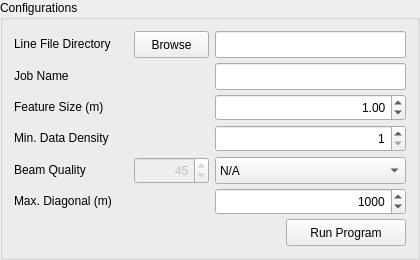
       <widget class="QGroupBox" name="confiGroup">
        <property name="sizePolicy">
         <sizepolicy hsizetype="Maximum" vsizetype="Maximum">
          <horstretch>0</horstretch>
          <verstretch>0</verstretch>
         </sizepolicy>
        </property>
        <property name="minimumSize">
         <size>
          <width>420</width>
          <height>260</height>
         </size>
        </property>
        <property name="maximumSize">
         <size>
          <width>420</width>
          <height>260</height>
         </size>
        </property>
        <property name="title">
         <string>Configurations</string>
        </property>
        <layout class="QGridLayout" name="gridLayout_2">
         <item row="0" column="0" colspan="2">
          <layout class="QGridLayout" name="gridLayout">
           <item row="4" column="0">
            <widget class="QLabel" name="label_10">
             <property name="text">
              <string>Beam Quality</string>
             </property>
            </widget>
           </item>
           <item row="0" column="0">
            <widget class="QLabel" name="label">
             <property name="text">
              <string>Line File Directory     </string>
             </property>
            </widget>
           </item>
           <item row="2" column="0">
            <widget class="QLabel" name="label_3">
             <property name="text">
              <string>Feature Size (m)</string>
             </property>
            </widget>
           </item>
           <item row="5" column="0">
            <widget class="QLabel" name="label_7">
             <property name="toolTip">
              <string/>
             </property>
             <property name="text">
              <string>Max. Diagonal (m)</string>
             </property>
            </widget>
           </item>
           <item row="1" column="0">
            <widget class="QLabel" name="label_2">
             <property name="text">
              <string>Job Name</string>
             </property>
            </widget>
           </item>
           <item row="2" column="2">
            <widget class="QDoubleSpinBox" name="inputFeature">
             <property name="minimumSize">
              <size>
               <width>0</width>
               <height>27</height>
              </size>
             </property>
             <property name="maximumSize">
              <size>
               <width>16777215</width>
               <height>27</height>
              </size>
             </property>
             <property name="alignment">
              <set>Qt::AlignRight|Qt::AlignTrailing|Qt::AlignVCenter</set>
             </property>
             <property name="minimum">
              <double>0.100000000000000</double>
             </property>
             <property name="maximum">
              <double>1000.000000000000000</double>
             </property>
             <property name="singleStep">
              <double>0.100000000000000</double>
             </property>
             <property name="value">
              <double>1.000000000000000</double>
             </property>
            </widget>
           </item>
           <item row="4" column="1">
            <widget class="QSpinBox" name="inputBeamDeg">
             <property name="enabled">
              <bool>false</bool>
             </property>
             <property name="minimumSize">
              <size>
               <width>0</width>
               <height>27</height>
              </size>
             </property>
             <property name="maximumSize">
              <size>
               <width>16777215</width>
               <height>27</height>
              </size>
             </property>
             <property name="toolTip">
              <string>&lt;html&gt;&lt;head/&gt;&lt;body&gt;&lt;p&gt;Max Beam Angle of Good Data&lt;/p&gt;&lt;/body&gt;&lt;/html&gt;</string>
             </property>
             <property name="alignment">
              <set>Qt::AlignRight|Qt::AlignTrailing|Qt::AlignVCenter</set>
             </property>
             <property name="maximum">
              <number>120</number>
             </property>
             <property name="singleStep">
              <number>5</number>
             </property>
             <property name="value">
              <number>45</number>
             </property>
            </widget>
           </item>
           <item row="5" column="2">
            <widget class="QSpinBox" name="inputDiag">
             <property name="minimumSize">
              <size>
               <width>0</width>
               <height>27</height>
              </size>
             </property>
             <property name="maximumSize">
              <size>
               <width>16777215</width>
               <height>27</height>
              </size>
             </property>
             <property name="toolTip">
              <string>&lt;html&gt;&lt;head/&gt;&lt;body&gt;&lt;p&gt;Approximated Max Diagonal Size of Survey Area&lt;/p&gt;&lt;/body&gt;&lt;/html&gt;</string>
             </property>
             <property name="alignment">
              <set>Qt::AlignRight|Qt::AlignTrailing|Qt::AlignVCenter</set>
             </property>
             <property name="minimum">
              <number>500</number>
             </property>
             <property name="maximum">
              <number>50000</number>
             </property>
             <property name="singleStep">
              <number>1000</number>
             </property>
             <property name="value">
              <number>1000</number>
             </property>
            </widget>
           </item>
           <item row="0" column="1" alignment="Qt::AlignRight">
            <widget class="QPushButton" name="inputDirBrowseButton">
             <property name="minimumSize">
              <size>
               <width>75</width>
               <height>27</height>
              </size>
             </property>
             <property name="maximumSize">
              <size>
               <width>75</width>
               <height>27</height>
              </size>
             </property>
             <property name="text">
              <string>Browse</string>
             </property>
            </widget>
           </item>
           <item row="0" column="2">
            <widget class="QLineEdit" name="inputDir">
             <property name="minimumSize">
              <size>
               <width>0</width>
               <height>27</height>
              </size>
             </property>
             <property name="maximumSize">
              <size>
               <width>16777215</width>
               <height>27</height>
              </size>
             </property>
             <property name="placeholderText">
              <string/>
             </property>
            </widget>
           </item>
           <item row="4" column="2">
            <widget class="QComboBox" name="beamBox">
             <property name="sizePolicy">
              <sizepolicy hsizetype="Minimum" vsizetype="Fixed">
               <horstretch>0</horstretch>
               <verstretch>0</verstretch>
              </sizepolicy>
             </property>
             <property name="minimumSize">
              <size>
               <width>125</width>
               <height>27</height>
              </size>
             </property>
             <property name="maximumSize">
              <size>
               <width>16777215</width>
               <height>27</height>
              </size>
             </property>
             <item>
              <property name="text">
               <string>N/A</string>
              </property>
             </item>
             <item>
              <property name="text">
               <string>Status-based</string>
              </property>
             </item>
             <item>
              <property name="text">
               <string>Angle-based (°)</string>
              </property>
             </item>
            </widget>
           </item>
           <item row="1" column="2">
            <widget class="QLineEdit" name="inputName">
             <property name="minimumSize">
              <size>
               <width>0</width>
               <height>27</height>
              </size>
             </property>
             <property name="maximumSize">
              <size>
               <width>16777215</width>
               <height>27</height>
              </size>
             </property>
            </widget>
           </item>
           <item row="3" column="2">
            <widget class="QSpinBox" name="inputDensity">
             <property name="minimumSize">
              <size>
               <width>0</width>
               <height>27</height>
              </size>
             </property>
             <property name="maximumSize">
              <size>
               <width>16777215</width>
               <height>27</height>
              </size>
             </property>
             <property name="alignment">
              <set>Qt::AlignRight|Qt::AlignTrailing|Qt::AlignVCenter</set>
             </property>
             <property name="minimum">
              <number>1</number>
             </property>
             <property name="maximum">
              <number>1000</number>
             </property>
            </widget>
           </item>
           <item row="3" column="0">
            <widget class="QLabel" name="label_8">
             <property name="text">
              <string>Min. Data Density</string>
             </property>
            </widget>
           </item>
          </layout>
         </item>
         <item row="1" column="0">
          <spacer name="horizontalSpacer_2">
           <property name="orientation">
            <enum>Qt::Horizontal</enum>
           </property>
           <property name="sizeHint" stdset="0">
            <size>
             <width>297</width>
             <height>20</height>
            </size>
           </property>
          </spacer>
         </item>
         <item row="1" column="1">
          <widget class="QPushButton" name="runButton">
           <property name="enabled">
            <bool>true</bool>
           </property>
           <property name="sizePolicy">
            <sizepolicy hsizetype="Minimum" vsizetype="Maximum">
             <horstretch>0</horstretch>
             <verstretch>0</verstretch>
            </sizepolicy>
           </property>
           <property name="minimumSize">
            <size>
             <width>120</width>
             <height>27</height>
            </size>
           </property>
           <property name="maximumSize">
            <size>
             <width>120</width>
             <height>27</height>
            </size>
           </property>
           <property name="text">
            <string>Run Program</string>
           </property>
           <property name="autoDefault">
            <bool>false</bool>
           </property>
           <property name="default">
            <bool>false</bool>
           </property>
           <property name="flat">
            <bool>false</bool>
           </property>
          </widget>
         </item>
        </layout>
       </widget>
